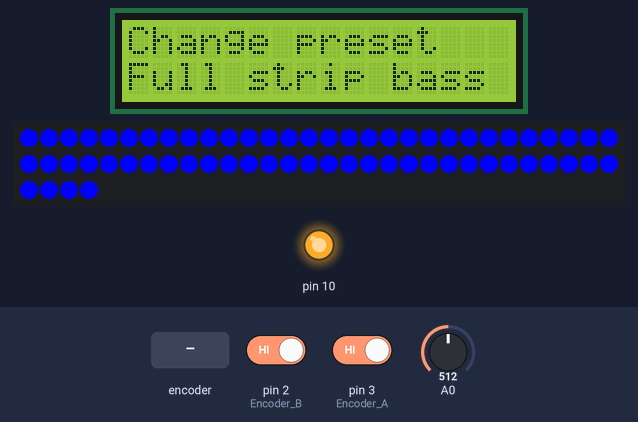
Bench run of a sketch on a simulated Arduino Uno, built with avr-gcc and run on an emulated ATmega328P. Parts: 16×2 character LCD, 64 RGB LEDs in strip order, left to right, continuing on the next row, output pins drawn as LEDs (lit = HIGH). The test bench sets the inputs (shaded band); at power-on: A0 = 512, pin 2 (Encoder_B) HIGH, pin 3 (Encoder_A) HIGH.

Above: at 1.2 s.
1.3 s: rotary encoder on pin 3 (Encoder_A) / pin 2 (Encoder_B) turned 3 steps (first pin leading)
At 2.09 s:
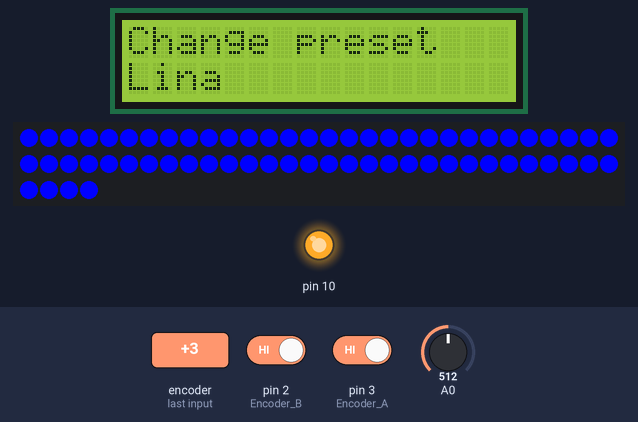
3.4 s: A0 set to 465
6.1 s: A0 set to 443
At 6.33 s:
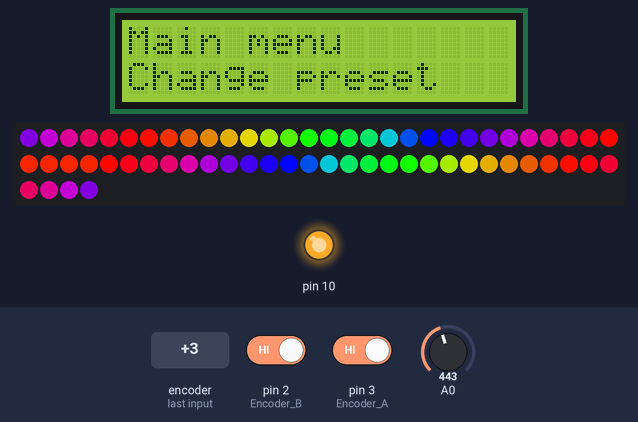
8.5 s: rotary encoder on pin 3 (Encoder_A) / pin 2 (Encoder_B) turned 1 step (first pin leading)
At 8.73 s:
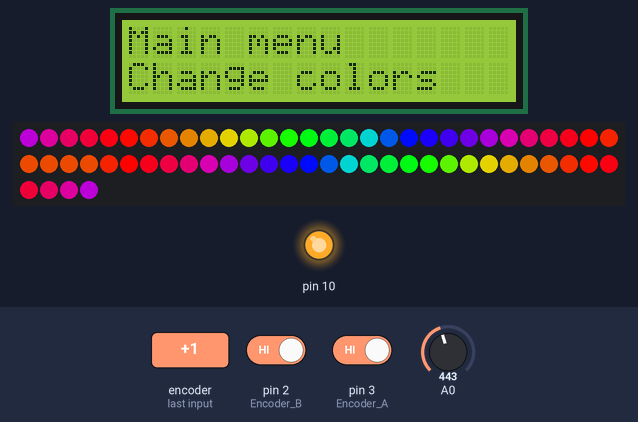
10.9 s: A0 set to 460
At 11.44 s:
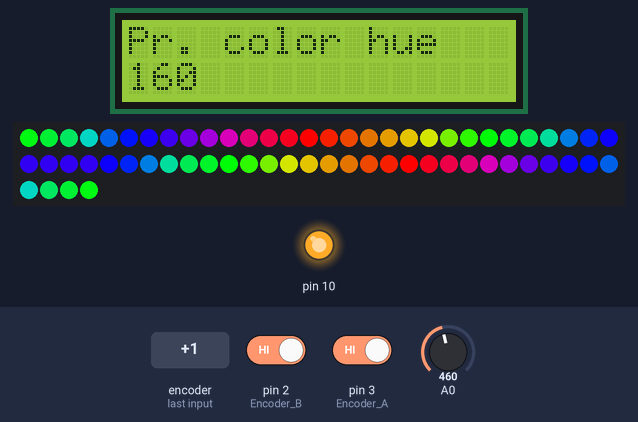
13.3 s: rotary encoder on pin 3 (Encoder_A) / pin 2 (Encoder_B) turned 1 step (first pin leading)
At 13.55 s:
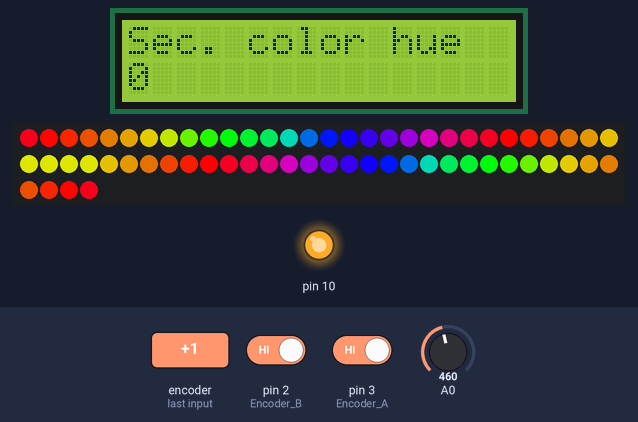
Timing chart, 0 to 16.3 s (numbered marks = the images above; inputs shaded):
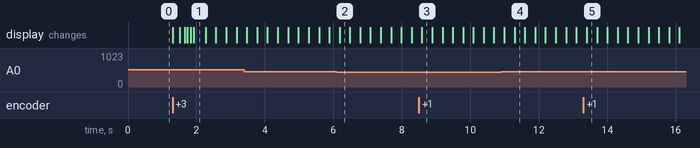

Measured:
- the behaviour switches between 450 and 449 on A0 (found by bisection; images 1 and 2)
- after the input at 1.3 s, the display: first changes at once (image 1 shows a later state)
- after the input at 6.1 s, the display: changes after 0.08 s (image 2)
- after the input at 8.5 s, the display: changes after 0.09 s (image 3)
- after the input at 10.9 s, the display: first differs from a run without the input after 0.39 s (image 4)
- after the input at 13.3 s, the display: changes after 0.10 s (image 5)

The sketch:

FastLedTest.ino
```cpp
#define FASTLED_INTERNAL // add this before including FastLED.h
#include <FastLED.h>
#include <LiquidCrystal.h> //using elecfreaks lcd key shield v1.2

// How many leds in your strip?
#define NUM_LEDS 64

// For led chips like Neopixels, which have a data line, ground, and power, you just
// need to define DATA_PIN.  For led chipsets that are SPI based (four wires - data, clock,
// ground, and power), like the LPD8806 define both DATA_PIN and CLOCK_PIN
#define DATA_PIN 11
#define CLOCK_PIN 12

// Define the array of leds
CRGB leds[NUM_LEDS];
CHSV primaryColor = CHSV( 160, 255, 255);
CHSV secondaryColor = CHSV( 0, 255, 255);
CHSV rainbowColor = CHSV( 0, 255, 255);
int primaryHue = 160;   //Blue
int secondaryHue = 0;
#define MINIMUM_BRIGHTNESS 200;    //Setting the minimum brightness lower causes instability in the LED strip
int primaryBrightness = 255;
int secondaryBrightness = 255;
int buttonTime = 200;   //How long buttons are not active after pressing
int buttonTimer = 0;    //Time until buttons are active again
int preset = 0;
float bassResponse = 20; //Should be set between 0 and 100;
int linaTime = 10;
int linaTimer = 0;
int strobeDelay = 50;
int strobeTimer = 0;
int loopDelay = 2;
bool strobeState = true;
float hue = 0; //Used for rainbow effect
bool fadeIncreasing = true;
int incomingByte = 0; //For sending data between Arduino and Processing code


//Presets
#define PRESET_FULL_BASS 0
#define PRESET_PIXEL_MOVE_BASS 1
#define PRESET_STROBE 2
#define PRESET_LINA 3
#define PRESET_FADE 4

//LCD menus
#define MAIN_MENU 1
#define PRESET_MENU 10
#define COLOR_MENU 11
#define BASS_MENU 12
#define STROBE_MENU 13
#define PRIMARY_HUE 110
#define SECONDARY_HUE 111
#define PRIMARY_BRIGHTNESS 1100
#define SECONDARY_BRIGHTNESS 1110

//LCD variables
void  Potentiometer();
const int Encoder_A =  3;            // Incremental Encoder singal A is PD3
const int Encoder_B =  2;            // Incremental Encoder singal B is PD2

volatile int selected=0;
volatile int updateScreen=0;
volatile int minOption = 0;
volatile int maxOption = 2;
int menu = MAIN_MENU; //The menu in which the user currently is

// define some values used by the panel and buttons
int lcd_key    = 0;
int adc_key_in = 0;
#define btnBACK   4
#define btnNONE   5
#define btnSELECT 6
LiquidCrystal lcd(8, 9, 4, 5, 6, 7);

void setup() {
  lcd.begin(16, 2);   // start the library
  pinMode(10,OUTPUT);
  digitalWrite(10, 1); //Turns on LCD backlight
  lcd.setCursor(0,0);
  printToLCD();
  pinMode(Encoder_A, INPUT);
  pinMode(Encoder_B, INPUT);
  digitalWrite(Encoder_A, 1);
  digitalWrite(Encoder_B, 1);
  attachInterrupt(digitalPinToInterrupt(3), Potentiometer, FALLING);        //interrupts: numbers 0 (on digital pin 2) and 1 (on digital pin 3).

  Serial.begin(9600);
  FastLED.addLeds<WS2801, DATA_PIN, CLOCK_PIN, RGB>(leds, NUM_LEDS);
  for(int i = 0; i < NUM_LEDS; i++)
  {
     leds[i] = primaryColor;
  }
}

void loop() {
  timers();

  if(updateScreen == 1)
  {
    lcd.clear();
    printToLCD();
    updateScreen=0;
  }

  lcd_key = read_LCD_buttons();  // read the buttons
  reactToInputLCD();
  setColors();

  if (preset == PRESET_FULL_BASS)
  {
    fullStripReact(primaryColor, secondaryColor);
  }
  else if (preset == PRESET_PIXEL_MOVE_BASS)
  {
    pixelMoveReact(primaryColor, secondaryColor);
  }
  else if (preset == PRESET_STROBE)
  {
    fullStrobe(primaryColor, secondaryColor);
  }
  else if (preset == PRESET_LINA)
  {
    rainbowColor = slowlyChangeHue(1, 0, 255, rainbowColor);
    lina(rainbowColor);
  }
  else if (preset == PRESET_FADE)
  {
    fade();
  }

  delay(loopDelay);
}
void timers()
{
  if(buttonTimer > 0)
  {
    buttonTimer = buttonTimer - loopDelay;
  }
  if(strobeTimer > 0)
  {
    strobeTimer = strobeTimer - loopDelay;
  }
  else
  {
    strobeTimer = strobeDelay;
    if(strobeState)
      strobeState = false;
    else
      strobeState = true;
  }
}

void setColors()
{
  primaryColor.hue = primaryHue;
  primaryColor.val = primaryBrightness;
  secondaryColor.hue = secondaryHue;
  secondaryColor.val = secondaryBrightness;
}

void fullStrobe(CHSV defaultColor, CHSV changedColor)
{
  if(strobeState)
  {
    for(int i = NUM_LEDS - 1; i >= 0;i--)
    {
      leds[i] = changedColor;
    }
  }
  else
  {
    for(int i = NUM_LEDS - 1; i >= 0;i--)
    {
      leds[i] = defaultColor;
    }
  }

  FastLED.show();
}

void pixelMoveReact(CHSV defaultColor, CHSV changedColor)
{
  if (Serial.available() > 0)
  {
  leds[0] = defaultColor;

    incomingByte = Serial.read();
    float alpha = incomingByte / 100.0f;
    if(alpha > bassResponse / 100)
    {
      leds[0] = changedColor;
    }

    for(int i = NUM_LEDS - 1; i > 0;i--){
     leds[i] = leds[i-1];
    }

  }
  FastLED.show();
}

void fullStripReact(CHSV defaultColor, CHSV changedColor)
{
  if (Serial.available() > 0)
  {
    incomingByte = Serial.read();
    float alpha = incomingByte / 100.0f;
    if(alpha > bassResponse / 100)
    {
      for(int i = NUM_LEDS - 1; i >= 0;i--){
        leds[i] = changedColor;
      }

    }
    else
    {
      for(int i = NUM_LEDS - 1; i >= 0;i--){
        leds[i] = defaultColor;
      }
    }
  }
  FastLED.show();
}

void lina(CHSV color)
{
  linaTimer--;
  if(linaTimer < 0)
  {
    linaTimer = linaTime;
    leds[NUM_LEDS / 2 - 1] = color;
    leds[NUM_LEDS / 2] = color;
    for(int i = 0; i < NUM_LEDS / 2;i++)
    {
      leds[i] = leds[i + 1];

    }
    for(int i = NUM_LEDS - 1; i > NUM_LEDS / 2 - 1; i--)
    {
      leds[i] = leds[i - 1];
    }
    FastLED.show();
  }
}
void fade()
{
    bool primaryLower;
    if(primaryColor.hue < secondaryColor.hue)
      primaryLower = true;
    else
      primaryLower = false;

    if((primaryColor.hue < rainbowColor.hue && secondaryColor.hue < rainbowColor.hue) ||
       (primaryColor.hue > rainbowColor.hue && secondaryColor.hue > rainbowColor.hue)   )
       rainbowColor.hue = primaryColor.hue;
    else
    {
        if(primaryLower)
        {
          if(fadeIncreasing)
          {
            rainbowColor = slowlyChangeHue(0.1, primaryColor.hue, secondaryColor.hue, rainbowColor);
            if(abs(secondaryColor.hue - rainbowColor.hue) * 10 < 200)
              fadeIncreasing = false;
          }
          else
          {
            rainbowColor = slowlyChangeHue(0.1, secondaryColor.hue, primaryColor.hue, rainbowColor);
            if(abs(primaryColor.hue - rainbowColor.hue) * 10 < 200)
              fadeIncreasing = true;
          }
        }
        else
        {
          if(fadeIncreasing)
          {
            rainbowColor = slowlyChangeHue(0.1, secondaryColor.hue, primaryColor.hue, rainbowColor);
            if(abs(primaryColor.hue - rainbowColor.hue)< 2)
            {
              fadeIncreasing = false;
            }
          }
          else
          {
            rainbowColor = slowlyChangeHue(0.1, primaryColor.hue, secondaryColor.hue, rainbowColor);
            if(abs(secondaryColor.hue - rainbowColor.hue)< 2)
            {
              fadeIncreasing = true;
            }
          }
        }
    }
    for(int i = NUM_LEDS - 1; i >= 0;i--)
    {
      leds[i] = rainbowColor;
    }
    FastLED.show();
}

void printToLCD()
{
    lcd.setCursor(0,0);
    if(menu == MAIN_MENU)
    {
        lcd.print("Main menu");
        lcd.setCursor(0,1);
        if(selected == 0)
        {
          lcd.print("Change preset");
        }
        else if(selected == 1)
        {
          lcd.print("Change colors");
        }
        else if(selected == 2)
        {
          lcd.print("Set bass response");
        }
        else if(selected == 3)
        {
          lcd.print("Set strobe speed");
        }
    }
    else if(menu == PRESET_MENU)
    {
      lcd.print("Change preset");
      lcd.setCursor(0,1);
      if(selected == PRESET_FULL_BASS)
      {
        lcd.print("Full strip bass");
      }
      else if(selected == PRESET_PIXEL_MOVE_BASS)
      {
        lcd.print("Pixel move bass");
      }
      else if(selected == PRESET_STROBE)
      {
        lcd.print("Strobe");
      }
      else if(selected == PRESET_LINA)
      {
        lcd.print("Lina");
      }
      else if(selected == PRESET_FADE)
      {
        lcd.print("Fade");
      }
    }
    else if(menu == COLOR_MENU)
    {
      lcd.print("Change colors");
      lcd.setCursor(0,1);
      if(selected == 0)
      {
        lcd.print("Primary color");
      }
      else if(selected == 1)
      {
        lcd.print("Secondary color");
      }
    }
    else if(menu == BASS_MENU)
    {
      lcd.print("Bass response");
      lcd.setCursor(0,1);
      lcd.print(selected);
    }
    else if(menu == STROBE_MENU)
    {
      lcd.print("Strobe delay");
      lcd.setCursor(0,1);
      lcd.print(selected);
    }
    else if(menu == PRIMARY_HUE)
    {
      lcd.print("Pr. color hue");
      lcd.setCursor(0,1);
      lcd.print(selected);
    }
    else if(menu == SECONDARY_HUE)
    {
      lcd.print("Sec. color hue");
      lcd.setCursor(0,1);
      lcd.print(selected);
    }

    else if(menu == PRIMARY_BRIGHTNESS)
    {
      lcd.print("Pr. color bright");
      lcd.setCursor(0,1);
      lcd.print(selected);
    }
    else if(menu == SECONDARY_BRIGHTNESS)
    {
      lcd.print("Sec. color bright");
      lcd.setCursor(0,1);
      lcd.print(selected);
    }
}

void reactToInputLCD()
{
  if(buttonTimer < 1)
  {
    switch (lcd_key)               // depending on which button was pushed, we perform an action
    {
       case btnSELECT:
       {
         if(menu == MAIN_MENU || menu == COLOR_MENU) //If in main or color menu
         {
            minOption = 0;
            if(menu == MAIN_MENU)           //If in main menu
            {
              if (selected == 0)    //if preset menu was selected
              {
                menu = PRESET_MENU;
                maxOption = 4;
                selected = 0;
              }
              else if (selected == 1) //if color menu was selected
              {
                menu = COLOR_MENU;
                maxOption = 1;
                selected = 0;
              }
              else if(selected == 2)  //if bass response menu was selected
              {
                menu = BASS_MENU;
                selected = bassResponse;
                maxOption = 100;
              }
              else if(selected == 3)  //if strobe delay menu was selected
              {
                menu = STROBE_MENU;
                selected = strobeDelay;
                minOption = 3;    //Basically, the blinking is not perceivable below this
                maxOption = 100;
              }

            }
            else if(menu == COLOR_MENU)     //If in color menu
            {
              maxOption = 255;
              if(selected == 0)
              {
                menu = PRIMARY_HUE;
                selected = primaryHue;
              }
              else if(selected == 1)
              {
                menu = SECONDARY_HUE;
                selected = secondaryHue;
              }
            }
         }

         else if(menu == PRESET_MENU)      //If in preset menu
         {
            preset = selected;
            /*
            minOption = 0;
            maxOption = 3;
            menu = MAIN_MENU;
            selected = 0;
            */
         }

         else if(menu == BASS_MENU)      //If in bass response menu
         {
            bassResponse = selected;
            /*
            minOption = 0;
            maxOption = 3;
            menu = MAIN_MENU;
            selected = 0;
            */
         }
         else if(menu == STROBE_MENU)      //If in strobe delay menu
         {
            strobeDelay = selected;
            /*
            minOption = 0;
            maxOption = 3;
            menu = MAIN_MENU;
            selected = 0;
            */
         }

         else if(menu == PRIMARY_HUE || menu == SECONDARY_HUE)  //If in primary hue or secondary hue menu
         {
            if(menu == PRIMARY_HUE)                   //If in primary hue menu
            {
              menu = PRIMARY_BRIGHTNESS;
              minOption = MINIMUM_BRIGHTNESS;
              maxOption = 255;
              primaryHue = selected;
              selected = primaryBrightness;
            }
            else if(menu == SECONDARY_HUE)              //If in secondary hue menu
            {
              menu = SECONDARY_BRIGHTNESS;
              minOption = MINIMUM_BRIGHTNESS;
              maxOption = 255;
              secondaryHue = selected;
              selected = secondaryBrightness;
            }
         }

         else if(menu == PRIMARY_BRIGHTNESS || menu == SECONDARY_BRIGHTNESS) //If in primary brightness or secondary brightness menu
         {
            if(menu == PRIMARY_BRIGHTNESS)                   //If in primary brightness menu
            {
              primaryBrightness = selected;
            }
            else if(menu == SECONDARY_BRIGHTNESS)              //If in secondary brightness menu
            {
              secondaryBrightness = selected;
            }
            minOption = 0;
            maxOption = 1;
            selected = 0;
            menu = COLOR_MENU;
         }

         lcd.clear();
         printToLCD();
         buttonTimer = buttonTime;
         break;

       }
       case btnBACK:
       {
         minOption = 0; //The minimum possible option is always 0 when going back
         if(menu == PRESET_MENU || menu == COLOR_MENU || menu == BASS_MENU || menu == STROBE_MENU)
         {
            menu = MAIN_MENU;
            selected = 0;
            maxOption = 3;
         }
         else if (menu == PRIMARY_HUE || menu == SECONDARY_HUE)
         {
            menu = COLOR_MENU;
            selected = 0;
            maxOption = 1;
         }
         else if (menu == PRIMARY_BRIGHTNESS)
         {
            selected = primaryHue;
            menu = PRIMARY_HUE;
            maxOption = 255;
         }
         else if (menu == SECONDARY_BRIGHTNESS)
         {
            selected = secondaryHue;
            menu = SECONDARY_HUE;
            maxOption = 255;
         }
         lcd.clear();
         printToLCD();
         buttonTimer = buttonTime;
         break;
       }

       case btnNONE:
       {
         break;
       }
    }
  }
}

void Potentiometer()
{
    if(digitalRead(Encoder_B))
    {
     selected++;
     if(selected > maxOption)
     {
        selected = minOption;
     }
    }
    else
    {
      selected--;
      if(selected < minOption)
      {
         selected = maxOption;
      }
    }
    updateScreen = 1;
}

int read_LCD_buttons()
{
  adc_key_in = analogRead(0);

  if (adc_key_in > 1000) return btnNONE;
  if (adc_key_in < 450)  return btnBACK;
  if (adc_key_in < 850)  return btnSELECT;

  return btnNONE;
}
                                        //160       0
CHSV slowlyChangeHue(float changeSpeed, int startValue, int endValue, CHSV color)
{
  if(endValue < startValue)
  {
    hue = hue - changeSpeed;
    if(hue > startValue || hue < endValue)
      hue = endValue;
  }
  else
  {
    hue = hue + changeSpeed;
    if(hue < startValue || hue > endValue)
      hue = startValue;
  }
  color.hue = hue;
  return color;
}
```
